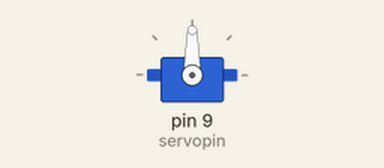
Simulated run of this sketch. Board: Arduino Uno, built with avr-gcc and run on an emulated ATmega328P. Shown: servo.

Above: at 0.05 s.
At 4.0 s:
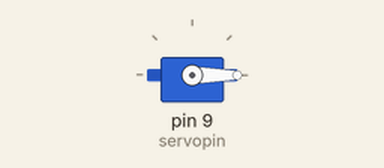
At 8.0 s:
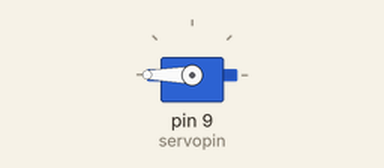
Timing chart, 0 to 10.4 s (numbered marks = the images above):
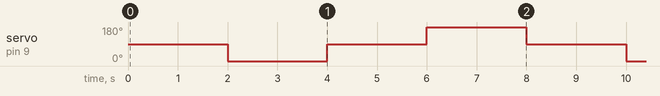

Measured:
- by itself, servo on pin 9 (servopin): repeats every 8.0 s: 90° 2.0 s, 180° 2.0 s, 90° 2.0 s, 0° 2.0 s

The sketch:

position_test.ino
```cpp
#include<Servo.h>
#define servopin 9

Servo servo;
void setup() {
    pinMode(servopin, OUTPUT);
    servo.attach(9);
}

void loop() {
    delay(2000);
    servo.write(0);


    delay(2000);
    servo.write(90);


    delay(2000);
    servo.write(180);


    delay(2000);
    servo.write(90);
}
```
